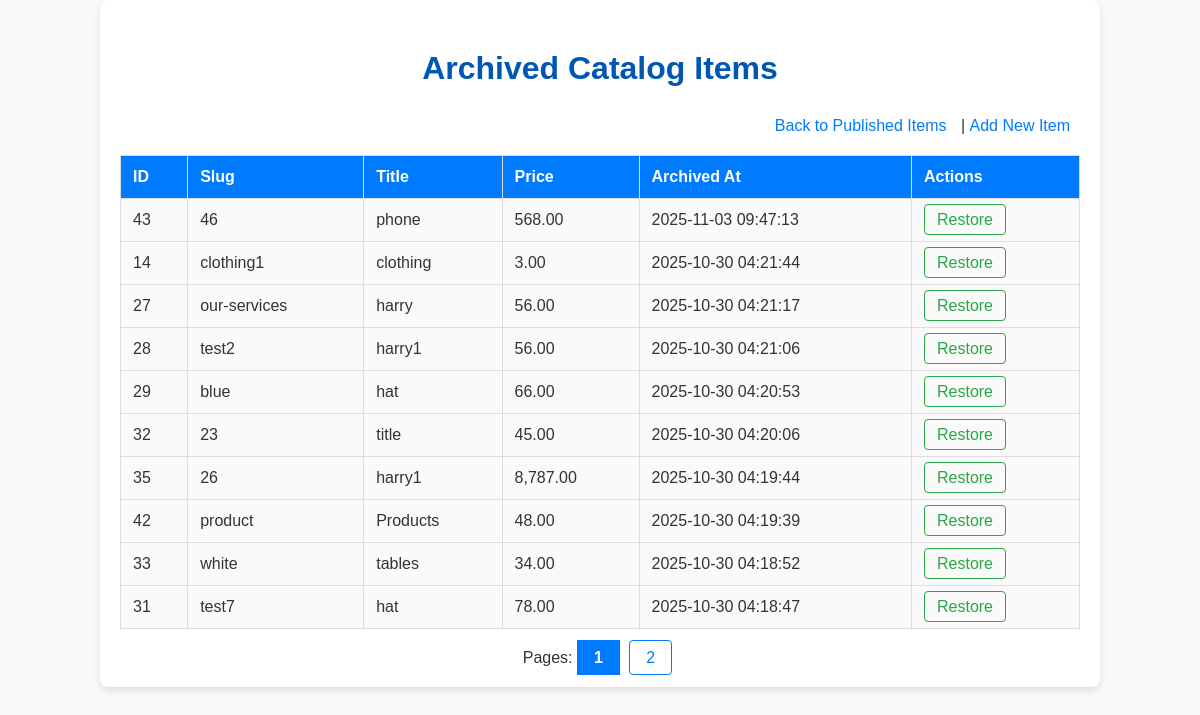
Screenshot of /admin/catalog-archived.php with the database file from the repository.
### tables this page shows
CREATE TABLE `catalog_items` (
  `id` int unsigned NOT NULL AUTO_INCREMENT,
  `slug` varchar(150) NOT NULL,
  `title` varchar(255) NOT NULL,
  `price` decimal(10,2) NOT NULL DEFAULT '0.00',
  `short_desc` text,
  `image_path` varchar(255) DEFAULT NULL,
  `status` enum('published','archived') NOT NULL DEFAULT 'published',
  `created_at` timestamp NULL DEFAULT CURRENT_TIMESTAMP,
  `updated_at` timestamp NULL DEFAULT CURRENT_TIMESTAMP ON UPDATE CURRENT_TIMESTAMP,
  PRIMARY KEY (`id`),
  UNIQUE KEY `slug` (`slug`),
  KEY `idx_status` (`status`),
  KEY `idx_slug` (`slug`)
);

### admin/catalog-archived.php (the view, shortened to what this page needs)
<?php
require_once __DIR__ . '/../app/config.php';
$perPage = 10;
$page = isset($_GET['page']) && is_numeric($_GET['page']) ? (int)$_GET['page'] : 1;
$stmtCount = $pdo->prepare("SELECT COUNT(*) FROM catalog_items WHERE status = 'archived'");
$stmtCount->execute();
$totalItems = $stmtCount->fetchColumn();
$totalPages = ceil($totalItems / $perPage);
$offset = ($page - 1) * $perPage;
$stmt = $pdo->prepare("SELECT * FROM catalog_items WHERE status = 'archived' ORDER BY updated_at DESC LIMIT :offset, :perPage");
$stmt->bindValue(':offset', $offset, PDO::PARAM_INT);
$stmt->bindValue(':perPage', $perPage, PDO::PARAM_INT);
$stmt->execute();
$items = $stmt->fetchAll(PDO::FETCH_ASSOC);
?>
<!DOCTYPE html>
<html lang="en">
<head>
</head>
<body>
    <div class="container">
        <h1>Archived Catalog Items</h1>
        <div class="actions">
            <a href="catalog.php">Back to Published Items</a> |
            <a href="catalog-new.php">Add New Item</a>
        </div>
        <table>
            <thead>
                <tr>
                    <th>ID</th>
                    <th>Slug</th>
                    <th>Title</th>
                    <th>Price</th>
                    <th>Archived At</th>
                    <th>Actions</th>
                </tr>
            </thead>
            <tbody>
                <?php if (count($items) === 0): ?>
                    <tr><td colspan="6">No archived items.</td></tr>
                <?php else: ?>
                    <?php foreach ($items as $item): ?>
                        <tr>
                            <td><?= htmlspecialchars($item['id']) ?></td>
                            <td><?= htmlspecialchars($item['slug']) ?></td>
                            <td><?= htmlspecialchars($item['title']) ?></td>
                            <td><?= number_format($item['price'], 2) ?></td>
                            <td><?= htmlspecialchars($item['updated_at']) ?></td>
                            <td>
                                <a href="catalog-restore.php?id=<?= $item['id'] ?>" onclick="return confirm('Restore this item?')">Restore</a>
                            </td>
                        </tr>
                    <?php endforeach; ?>
                <?php endif; ?>
            </tbody>
        </table>
        <div class="pagination">
            <?php if ($totalPages > 1): ?>
                Pages:
                <?php for ($p = 1; $p <= $totalPages; $p++): ?>
                    <?php if ($p === $page): ?>
                        <strong><?= $p ?></strong>
                    <?php else: ?>
                        <a href="?page=<?= $p ?>"><?= $p ?></a>
                    <?php endif; ?>
                <?php endfor; ?>
            <?php endif; ?>
        </div>
    </div>
</body>
</html>

### admin/catalog-archived.php (style rules this page uses)
body { font-family: 'Arial', sans-serif; background-color: #f9f9f9; margin: 0; padding: 0; color: #333; }
h1 { text-align: center; color: #0056b3; margin: 30px 0; }
a { color: #007bff; text-decoration: none; }
.container { width: 80%; margin: 0 auto; padding: 20px; background-color: #fff; border-radius: 8px; box-shadow: 0 4px 8px rgba(0, 0, 0, 0.1); }
.actions { margin-bottom: 20px; text-align: right; }
.actions a { margin-right: 10px; font-size: 16px; }
table { width: 100%; border-collapse: collapse; margin-bottom: 20px; }
th, td { padding: 12px; border: 1px solid #ddd; text-align: left; font-size: 16px; }
th { background-color: #007bff; color: white; }
td { background-color: #fafafa; }
td a { color: #28a745; text-decoration: none; padding: 6px 12px; border: 1px solid #28a745; border-radius: 4px; }
.pagination { text-align: center; margin-top: 20px; }
.pagination a { margin: 0 5px; padding: 8px 16px; text-decoration: none; border: 1px solid #007bff; color: #007bff; border-radius: 4px; }
.pagination strong { padding: 8px 16px; border: 1px solid #007bff; background-color: #007bff; color: white; }

### rows the page displays
catalog_items: id "43", slug "46", title "phone", price "568.00", updated_at "2025-11-03 09:47:13"
catalog_items: id "14", slug "clothing1", title "clothing", price "3.00", updated_at "2025-10-30 04:21:44"
catalog_items: id "27", slug "our-services", title "harry", price "56.00", updated_at "2025-10-30 04:21:17"
catalog_items: id "28", slug "test2", title "harry1", price "56.00", updated_at "2025-10-30 04:21:06"
catalog_items: id "29", slug "blue", title "hat", price "66.00", updated_at "2025-10-30 04:20:53"
catalog_items: id "32", slug "23", title "title", price "45.00", updated_at "2025-10-30 04:20:06"
catalog_items: id "35", slug "26", title "harry1", price "8,787.00", updated_at "2025-10-30 04:19:44"
catalog_items: id "42", slug "product", title "Products", price "48.00", updated_at "2025-10-30 04:19:39"
catalog_items: id "33", slug "white", title "tables", price "34.00", updated_at "2025-10-30 04:18:52"
catalog_items: id "31", slug "test7", title "hat", price "78.00", updated_at "2025-10-30 04:18:47"
